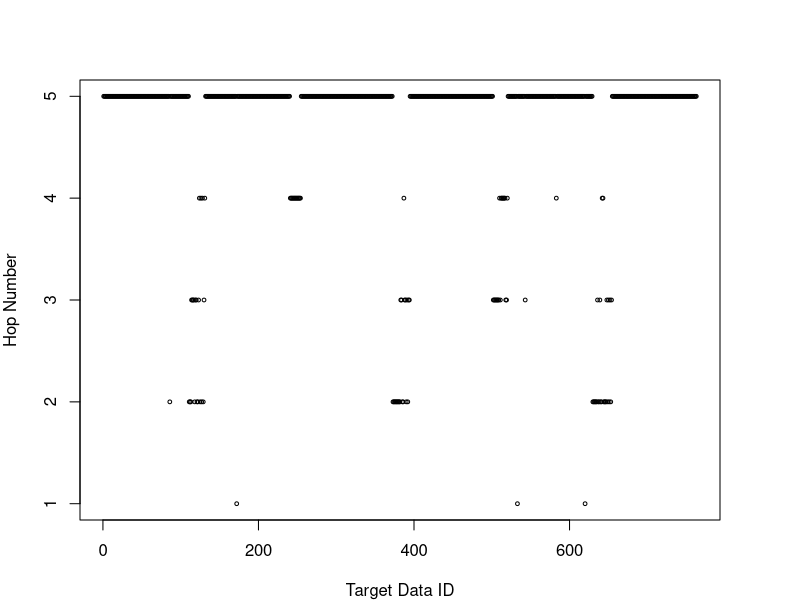
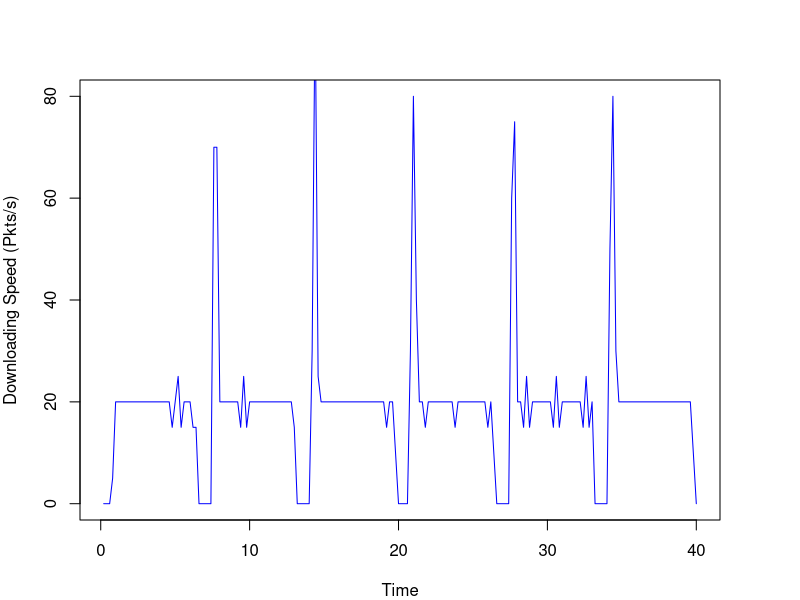

Write the R code that produced these figures, in order.
# Read Raw Data
rawData <- readLines("strawman.txt")
options(scipen=999)

# Extract Data Data
dataPattern <- "^\\+([.0-9]*).* < DATA for ([0-9]*)$"
dataData <- regmatches(rawData, gregexpr(dataPattern, rawData))
dataData <- dataData[grep(dataPattern, dataData)]
for (i in 1:length(dataData)) {
  dataData[i] <- sub(dataPattern, "\\1 \\2", dataData[i])
}

# Extract Interest Data
interestPattern <- "^\\+([.0-9]*).*Interest for ([0-9]*)$"
interestData <- regmatches(rawData, gregexpr(interestPattern, rawData))
interestData <- interestData[grep(interestPattern, interestData)]
for (i in 1:length(interestData)) {
  interestData[i] <- sub(interestPattern, "\\1 \\2", interestData[i])
}

# Extract Prefetch Interest Data
PreFetchInterestPattern <- "^\\+([.0-9]*).* > Pre-Fetch Interest for ([0-9]*)$"
PreFetchInterestData <- regmatches(rawData, gregexpr(PreFetchInterestPattern, rawData))
PreFetchInterestData <-PreFetchInterestData[grep(PreFetchInterestPattern, PreFetchInterestData)]
for (i in 1:length(PreFetchInterestData)) {
  PreFetchInterestData[i] <- sub(PreFetchInterestPattern, "\\1 \\2", PreFetchInterestData[i])
}
# duplicatedInterestNumber <- length(PreFetchInterestData)
# duplicatedInterestRatio <- duplicatedInterestNumber/(length(interestData) + duplicatedInterestNumber)

# Extract Recovery Interest Data
RecoveryInterestPattern <- "^\\+([.0-9]*).* > Recovery Interest for ([0-9]*)$"
RecoveryInterestData <- regmatches(rawData, gregexpr(RecoveryInterestPattern, rawData))
RecoveryInterestData <-RecoveryInterestData[grep(RecoveryInterestPattern, RecoveryInterestData)]
for (i in 1:length(RecoveryInterestData)) {
  RecoveryInterestData[i] <- sub(RecoveryInterestPattern, "\\1 \\2", RecoveryInterestData[i])
}

# Extract Dropped Data Data
DroppedPreFetchDataPattern <- "^\\+([.0-9]*).*< Pre.Fetch DATA..([0-9]*)..DROP.$"
DroppedPreFetchDataData <- regmatches(rawData, gregexpr(DroppedPreFetchDataPattern, rawData))
DroppedPreFetchDataData <-DroppedPreFetchDataData[grep(DroppedPreFetchDataPattern, DroppedPreFetchDataData)]
DroppedPreFetchDataNumber <- length(DroppedPreFetchDataData)
DroppedPreFetchDataRatio <- DroppedPreFetchDataNumber/(length(dataData) + DroppedPreFetchDataNumber)

# Extract Hop Data
hopcountPattern <- "^\\+([.0-9]*).*Hop count: ([0-9]*)$"
hopData <- regmatches(rawData, gregexpr(hopcountPattern, rawData))
hopData <- hopData[grep(hopcountPattern, hopData)]
for (i in 1:length(hopData)) {
  hopData[i] <- sub(hopcountPattern, "\\1 \\2", hopData[i])
}

# Calculate RTT
df <- data.frame(index = numeric(length(dataData)),
                 sending = numeric(length(dataData)),
                 recieving = numeric(length(dataData)),
                 rtt = numeric(length(dataData)),
                 hopcount = numeric(length(dataData)),
                 stringsAsFactors = FALSE)

for (i in 1:length(dataData)) {
  item <- strsplit(as.character(dataData[i]), " ")
  index <- as.numeric(item[[1]][2])
  df$index[i] <- index
  recieveTime <- as.numeric(item[[1]][1])
  for (j in length(interestData):1) {
    item2 <- strsplit(as.character(interestData[j]), " ")
    index2 <- as.numeric(item2[[1]][2])
    sendTime <- as.numeric(item2[[1]][1])
    if (index2 - index == 0) {
      df$sending[i] <- sendTime
      df$recieving[i] <- recieveTime
      df$rtt[i] <- (recieveTime*1000000000 - sendTime*1000000000)# - 214296000
      break
    }
  }
  for (j in length(RecoveryInterestData):1) {
    item2 <- strsplit(as.character(RecoveryInterestData[j]), " ")
    index2 <- as.numeric(item2[[1]][2])
    sendTime <- as.numeric(item2[[1]][1])
    if (index2 - index == 0) {
      df$sending[i] <- sendTime
      df$recieving[i] <- recieveTime
      df$rtt[i] <- (recieveTime*1000000000 - sendTime*1000000000)# - 214296000
      break
    }
  }
  item3 <- strsplit(as.character(hopData[i]), " ")
  df$hopcount[i] <- as.numeric(item3[[1]][2])
}

# show plot
#plot(df$rtt[1:350], xlab="Data ID", ylab="Round-Trip Time")
pdf("strawman-hop-count.pdf",width=7,height=4) 
par(mar=c(4,4,4,4))
plot(df$hopcount[1:nrow(df)], 
     xlab="Target Data ID", ylab="Hop Number", 
     ylim = c(1, 5),
     pch = 1, cex=0.5)
dev.off()
rttsum <- summary(df$rtt[1:100])

# packets received per sencod
scale <- 0.2
table_row <- 40/scale
df2 <- data.frame(second = numeric(table_row),
                  packetNum = numeric(table_row),
                  stringsAsFactors = FALSE)
for (i in 1:table_row) {
  df2$second[i] <- i*scale
  counter <- 0
  for (j in 1:nrow(df)) {
    recieveTime <- df$recieving[j]
    if (recieveTime <= i*scale && recieveTime > (i - 1)*scale ) {
      counter <- counter + 1
    }
  }
  df2$packetNum[i] <- counter
}
pdf("strawman-downloading.pdf",width=7,height=4)
par(mar=c(4,4,4,4))
plot(df2$second[1:table_row], df2$packetNum[1:table_row]*(1/scale), 
     xlab="Time", ylab="Downloading Speed (Pkts/s)",
     ylim = c(0, 80),
     type="l", col="blue", cex=0.5, mar=c(0,0,0,0))
dev.off()


# calculate how long it take to recovery all the pre-fetched Data packets
deltaTime <- function(startIndex, endIndex) {
sendingTime <- 0
for (i in 1:length(RecoveryInterestData)) {
  item <- strsplit(as.character(RecoveryInterestData[i]), " ")
  index <- as.numeric(item[[1]][2])
  sendTime <- as.numeric(item[[1]][1])
  if (index >= startIndex && index <= endIndex) {
    sendingTime <- sendTime
    break
  }
}
latestRecievingTime <- 0
for (i in 1:length(dataData)) {
  item <- strsplit(as.character(dataData[i]), " ")
  index <- as.numeric(item[[1]][2])
  recieveTime <- as.numeric(item[[1]][1])
  if (index >= startIndex && index <= endIndex) {
    if (recieveTime > latestRecievingTime) {
      latestRecievingTime = recieveTime
    }
  }
}
return(latestRecievingTime - sendingTime)
}

s1 <- 0
s2 <- 0
s3 <- 0
s4 <- 0
s5 <- 0
e1 <- 0
e2 <- 0
e3 <- 0
e4 <- 0
e5 <- 0
lastIndex <- 0

for (i in 1:length(RecoveryInterestData)) {
  item <- strsplit(as.character(RecoveryInterestData[i]), " ")
  index <- as.numeric(item[[1]][2])
  
  if (i == 1) {
    s1 <- index
  }
  
  if (index == lastIndex + 1 && lastIndex != 0) {
    # do nothing
  }
  else {
    if (s2 == 0  && lastIndex != 0) {
      s2 <- index
      e1 <- lastIndex
    }
    else if (s3 == 0  && lastIndex != 0) {
      s3 <- index
      e2 <- lastIndex
    }
    else if (s4 == 0  && lastIndex != 0) {
      s4 <- index
      e3 <- lastIndex
    }
    else if (s5 == 0  && lastIndex != 0) {
      s5 <- index
      e4 <- lastIndex
    }
  }
  
  if (i == length(RecoveryInterestData)) {
    e5 <- index
  }
  lastIndex <- index
}


deltaTimeResult <- c(
deltaTime(startIndex = s1, endIndex = e1),
deltaTime(startIndex = s2, endIndex = e2),
deltaTime(startIndex = s3, endIndex = e3),
deltaTime(startIndex = s4, endIndex = e4),
deltaTime(startIndex = s5, endIndex = e5)
)
summary(deltaTimeResult)

